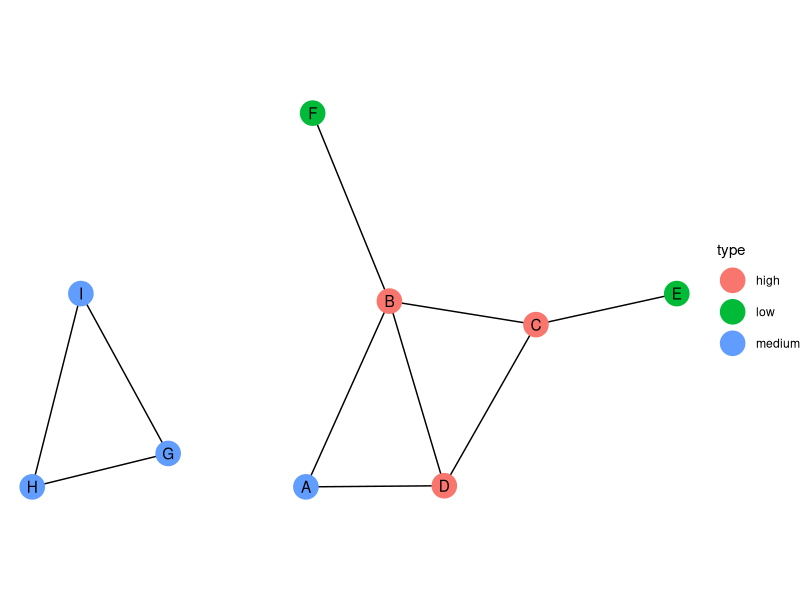
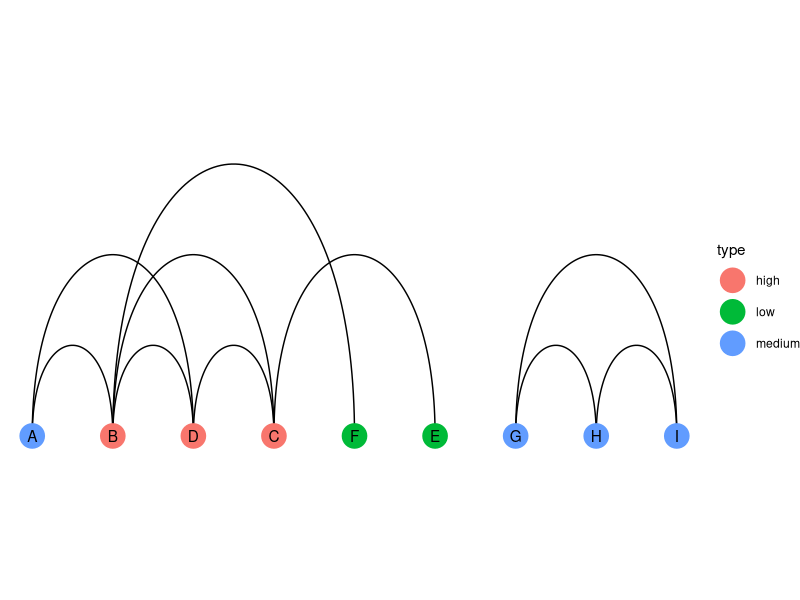
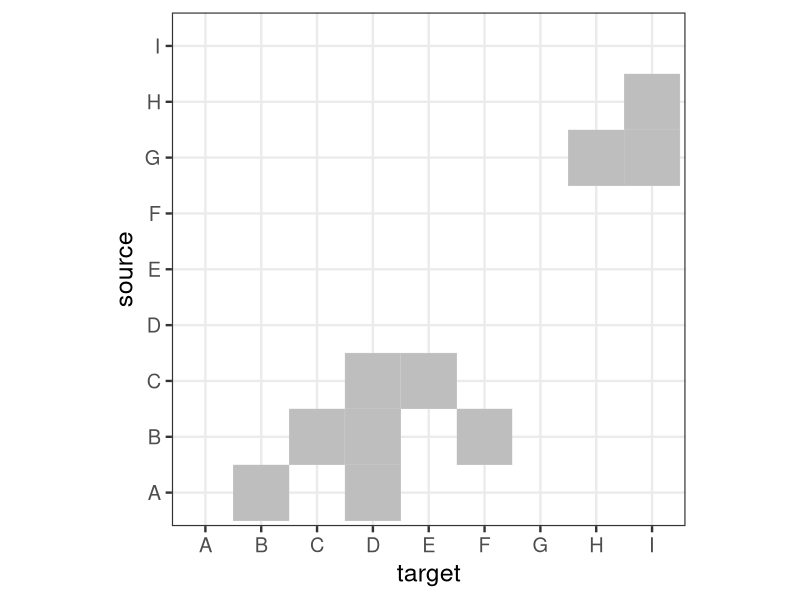
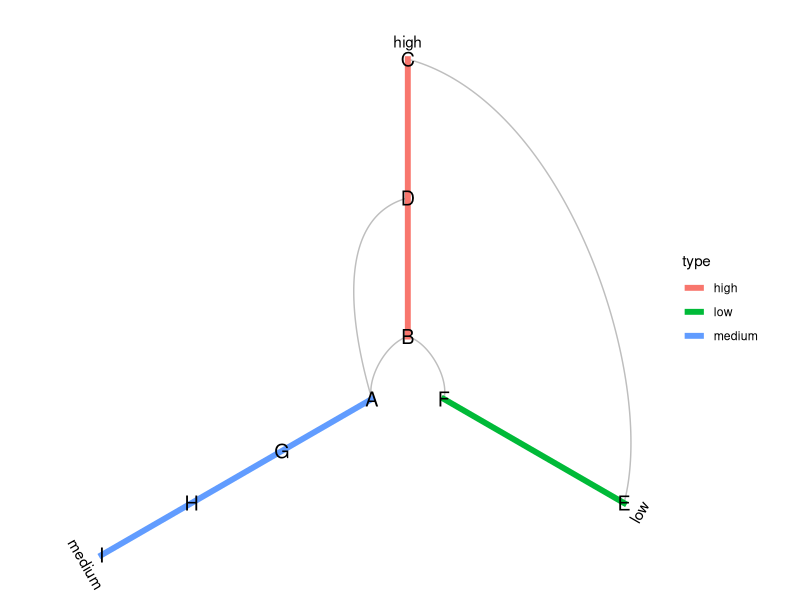
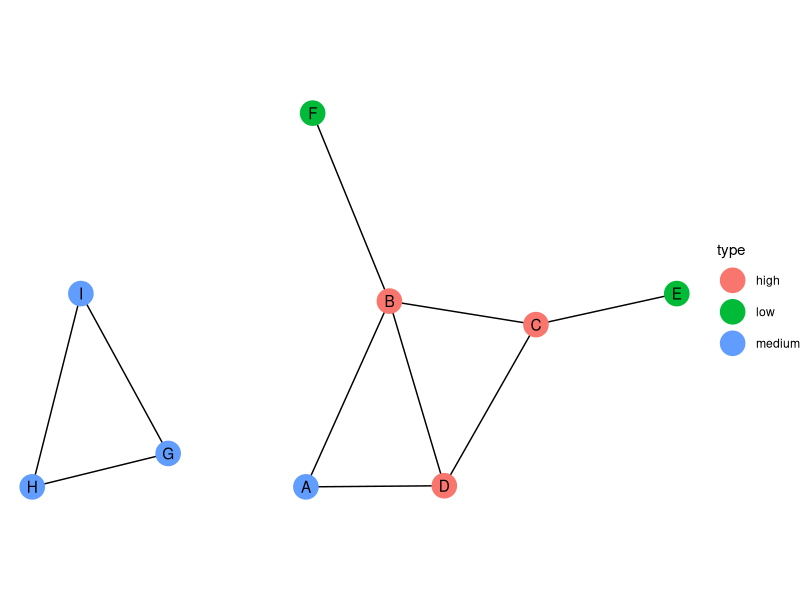
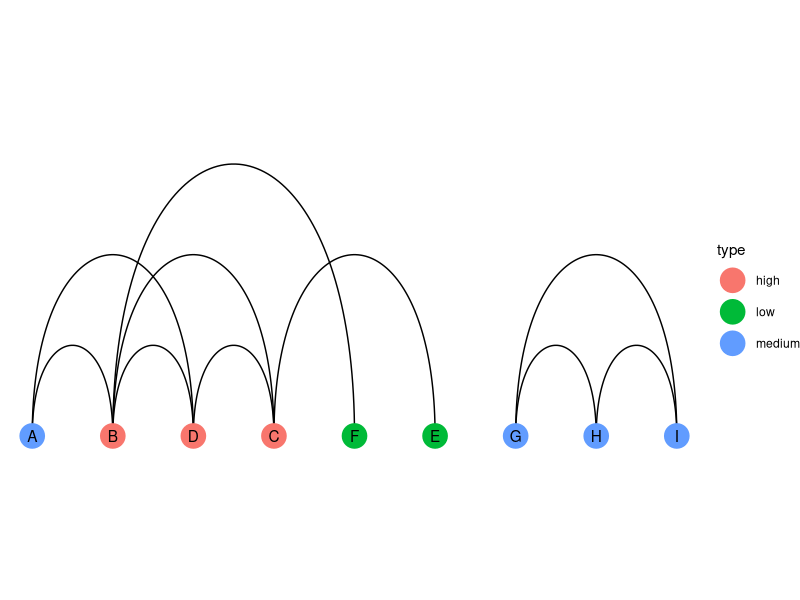
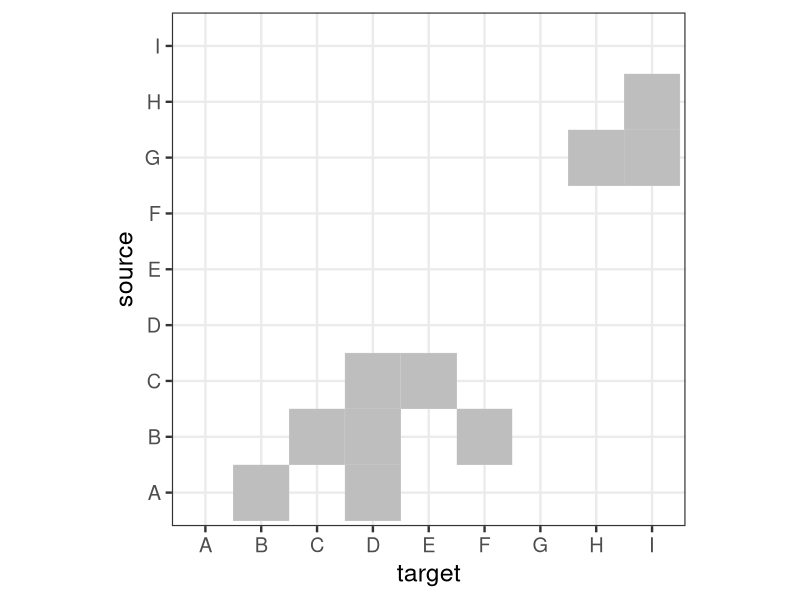
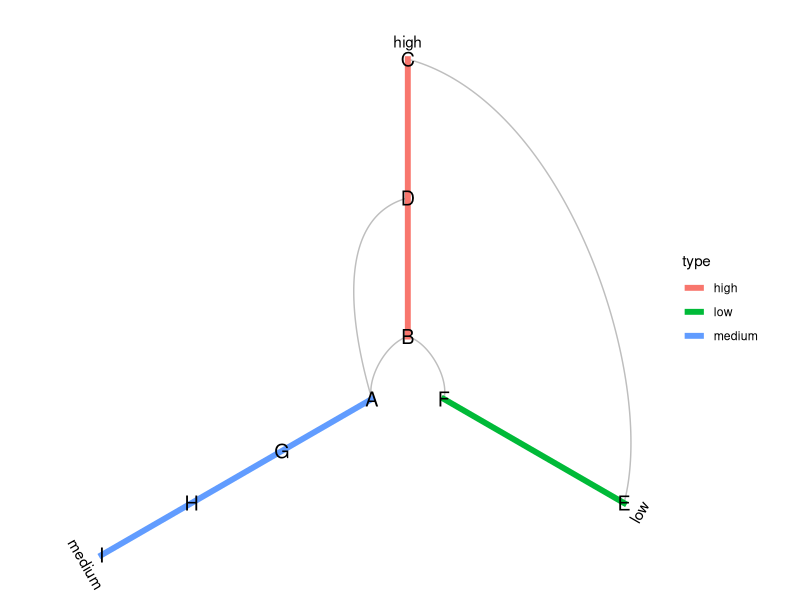

The R script that drew these images, in order:
#
# Beispielnetzwerk erstellen und visualisieren
#

# Bibliotheken laden
library(igraph)
library(tidygraph)
library(ggplot2)
library(ggraph)
library(tidyverse)
library(ggforce)


# Kantenliste 
edges <- data.frame(
  source = c("A", "A", "B", "B", "B", "C", "C", "G", "G", "H"), 
  target = c("B", "D", "C", "D", "F", "D", "E", "H", "I", "I")
)

#nodes <- data.frame( 
#  id = c("A", "B", "C", "D", "E", "F", "G", "H", "I"), 
#  label = c("Person A", "Person B", "Person C", 
#            "Person D", "Person E", "Person F",
#            "Person G", "Person H", "Person I")
#)


# Graph-Objekt erstellen
graph <- tbl_graph(edges = edges, directed = FALSE)

graph <- graph %>% 
  mutate(degree = centrality_degree()) %>% 
  mutate(type = case_when(
    degree <= 1 ~ "low", 
    degree == 2 ~ "medium", 
    TRUE ~ "high"))

print(graph)

# Visualisierung: 

# 1. Simulation physikalischer Kräfte
ggraph(graph, layout='stress') + 
  geom_edge_link() + 
  geom_node_point(aes(color = type), size = 8) +
  geom_node_text(aes(label = name)) + 
  coord_fixed(1.5) +
  theme_void()

ggsave("forcedirected.png", dpi=300)

# 2. Systematische Darstellung
ggraph(graph, layout = 'linear') + 
  geom_edge_arc() +
  geom_node_point(aes(color=type), size=8) +
  geom_node_text(aes(label=name)) +
  coord_fixed(3) +
  theme_void()

ggsave("systematic.png", dpi=300)


# 3. Heatmap 


ggplot(edges, aes(y=source, x=target))+
  geom_tile(color = "lightgray", fill="gray") +
  scale_x_discrete(limits =  c("A", "B", "C", "D", "E", "F", "G", "H", "I")) +
  scale_y_discrete(limits = c("A", "B", "C", "D", "E", "F", "G", "H", "I")) +
  theme_bw(base_size = 18) + 
  coord_fixed()

ggsave("heatmap.png", dpi=300)

# 4. Hive-Plot
ggraph(graph, layout = 'hive', axis = type) + 
  geom_edge_hive(color="gray") +
  geom_axis_hive(aes(colour = type), size = 2) +
  geom_node_text(aes(label = name), size = 5) + 
  coord_fixed(1) +
  theme_void()

ggsave("hive.png", dpi=300)
